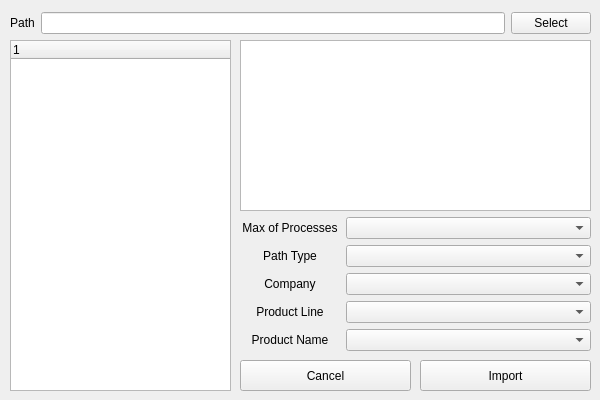
<?xml version="1.0" encoding="UTF-8"?>
<ui version="4.0">
 <class>Form</class>
 <widget class="QWidget" name="Form">
  <property name="geometry">
   <rect>
    <x>0</x>
    <y>0</y>
    <width>600</width>
    <height>400</height>
   </rect>
  </property>
  <property name="sizePolicy">
   <sizepolicy hsizetype="Fixed" vsizetype="Fixed">
    <horstretch>0</horstretch>
    <verstretch>0</verstretch>
   </sizepolicy>
  </property>
  <property name="minimumSize">
   <size>
    <width>600</width>
    <height>400</height>
   </size>
  </property>
  <property name="maximumSize">
   <size>
    <width>600</width>
    <height>400</height>
   </size>
  </property>
  <property name="windowTitle">
   <string>Form</string>
  </property>
  <widget class="QWidget" name="horizontalLayoutWidget">
   <property name="geometry">
    <rect>
     <x>10</x>
     <y>10</y>
     <width>581</width>
     <height>26</height>
    </rect>
   </property>
   <layout class="QHBoxLayout" name="horizontalLayout">
    <item>
     <widget class="QLabel" name="label_abspath">
      <property name="text">
       <string>Path</string>
      </property>
      <property name="alignment">
       <set>Qt::AlignCenter</set>
      </property>
     </widget>
    </item>
    <item>
     <widget class="QLineEdit" name="lineEdit"/>
    </item>
    <item>
     <widget class="QPushButton" name="btn_select_file_or_path">
      <property name="text">
       <string>Select</string>
      </property>
     </widget>
    </item>
   </layout>
  </widget>
  <widget class="QTreeWidget" name="tree_filedir">
   <property name="geometry">
    <rect>
     <x>10</x>
     <y>40</y>
     <width>221</width>
     <height>351</height>
    </rect>
   </property>
   <column>
    <property name="text">
     <string notr="true">1</string>
    </property>
   </column>
  </widget>
  <widget class="QWidget" name="formLayoutWidget">
   <property name="geometry">
    <rect>
     <x>240</x>
     <y>40</y>
     <width>351</width>
     <height>311</height>
    </rect>
   </property>
   <layout class="QFormLayout" name="formLayout">
    <item row="0" column="0" colspan="2">
     <widget class="QTextEdit" name="usernote">
      <property name="lineWidth">
       <number>0</number>
      </property>
     </widget>
    </item>
    <item row="1" column="0">
     <widget class="QLabel" name="label_max_process">
      <property name="minimumSize">
       <size>
        <width>100</width>
        <height>0</height>
       </size>
      </property>
      <property name="text">
       <string>Max of Processes</string>
      </property>
      <property name="alignment">
       <set>Qt::AlignCenter</set>
      </property>
     </widget>
    </item>
    <item row="1" column="1">
     <widget class="QComboBox" name="combox_max_process"/>
    </item>
    <item row="2" column="0">
     <widget class="QLabel" name="label_path_type">
      <property name="minimumSize">
       <size>
        <width>100</width>
        <height>0</height>
       </size>
      </property>
      <property name="lineWidth">
       <number>2</number>
      </property>
      <property name="text">
       <string>Path Type</string>
      </property>
      <property name="alignment">
       <set>Qt::AlignCenter</set>
      </property>
     </widget>
    </item>
    <item row="2" column="1">
     <widget class="QComboBox" name="combox_path_type"/>
    </item>
    <item row="3" column="0">
     <widget class="QLabel" name="label_company">
      <property name="minimumSize">
       <size>
        <width>100</width>
        <height>0</height>
       </size>
      </property>
      <property name="text">
       <string>Company</string>
      </property>
      <property name="alignment">
       <set>Qt::AlignCenter</set>
      </property>
     </widget>
    </item>
    <item row="3" column="1">
     <widget class="QComboBox" name="combox_company"/>
    </item>
    <item row="4" column="0">
     <widget class="QLabel" name="label_product_line">
      <property name="minimumSize">
       <size>
        <width>100</width>
        <height>0</height>
       </size>
      </property>
      <property name="text">
       <string>Product Line</string>
      </property>
      <property name="alignment">
       <set>Qt::AlignCenter</set>
      </property>
     </widget>
    </item>
    <item row="4" column="1">
     <widget class="QComboBox" name="combox_product_line"/>
    </item>
    <item row="5" column="0">
     <widget class="QLabel" name="label_product">
      <property name="minimumSize">
       <size>
        <width>100</width>
        <height>0</height>
       </size>
      </property>
      <property name="text">
       <string>Product Name</string>
      </property>
      <property name="alignment">
       <set>Qt::AlignCenter</set>
      </property>
     </widget>
    </item>
    <item row="5" column="1">
     <widget class="QComboBox" name="combox_product"/>
    </item>
   </layout>
  </widget>
  <widget class="QPushButton" name="btn_cancel">
   <property name="geometry">
    <rect>
     <x>240</x>
     <y>360</y>
     <width>171</width>
     <height>31</height>
    </rect>
   </property>
   <property name="text">
    <string>Cancel</string>
   </property>
  </widget>
  <widget class="QPushButton" name="btn_import">
   <property name="geometry">
    <rect>
     <x>420</x>
     <y>360</y>
     <width>171</width>
     <height>31</height>
    </rect>
   </property>
   <property name="text">
    <string>Import</string>
   </property>
  </widget>
 </widget>
 <resources/>
 <connections/>
</ui>
